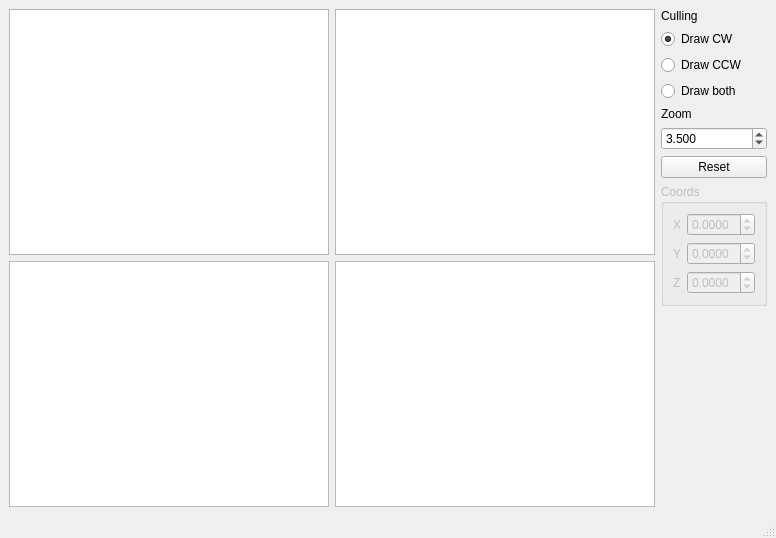
<?xml version="1.0" encoding="UTF-8"?>
<ui version="4.0">
 <class>MainWindow</class>
 <widget class="QMainWindow" name="MainWindow">
  <property name="geometry">
   <rect>
    <x>0</x>
    <y>0</y>
    <width>776</width>
    <height>538</height>
   </rect>
  </property>
  <property name="mouseTracking">
   <bool>true</bool>
  </property>
  <property name="acceptDrops">
   <bool>true</bool>
  </property>
  <property name="windowTitle">
   <string>lab2</string>
  </property>
  <widget class="QWidget" name="centralwidget">
   <layout class="QHBoxLayout" name="horizontalLayout">
    <item>
     <layout class="QGridLayout" name="gridLayout">
      <item row="0" column="0">
       <widget class="Frame" name="drawArea1">
        <property name="mouseTracking">
         <bool>true</bool>
        </property>
        <property name="dragMode">
         <enum>QGraphicsView::ScrollHandDrag</enum>
        </property>
       </widget>
      </item>
      <item row="0" column="1">
       <widget class="Frame" name="drawArea2">
        <property name="cursor" stdset="0">
         <cursorShape>CrossCursor</cursorShape>
        </property>
        <property name="mouseTracking">
         <bool>true</bool>
        </property>
        <property name="dragMode">
         <enum>QGraphicsView::NoDrag</enum>
        </property>
       </widget>
      </item>
      <item row="1" column="0">
       <widget class="Frame" name="drawArea3">
        <property name="cursor" stdset="0">
         <cursorShape>CrossCursor</cursorShape>
        </property>
        <property name="mouseTracking">
         <bool>true</bool>
        </property>
        <property name="dragMode">
         <enum>QGraphicsView::NoDrag</enum>
        </property>
       </widget>
      </item>
      <item row="1" column="1">
       <widget class="Frame" name="drawArea4">
        <property name="cursor" stdset="0">
         <cursorShape>CrossCursor</cursorShape>
        </property>
        <property name="mouseTracking">
         <bool>true</bool>
        </property>
        <property name="dragMode">
         <enum>QGraphicsView::NoDrag</enum>
        </property>
       </widget>
      </item>
     </layout>
    </item>
    <item>
     <layout class="QVBoxLayout" name="verticalLayout_2">
      <item>
       <widget class="QLabel" name="label_2">
        <property name="text">
         <string>Culling</string>
        </property>
       </widget>
      </item>
      <item>
       <widget class="QRadioButton" name="cwRB">
        <property name="text">
         <string>Draw CW</string>
        </property>
        <property name="checked">
         <bool>true</bool>
        </property>
       </widget>
      </item>
      <item>
       <widget class="QRadioButton" name="ccwRB">
        <property name="text">
         <string>Draw CCW</string>
        </property>
       </widget>
      </item>
      <item>
       <widget class="QRadioButton" name="bothRB">
        <property name="text">
         <string>Draw both</string>
        </property>
       </widget>
      </item>
      <item>
       <widget class="QLabel" name="label">
        <property name="text">
         <string>Zoom</string>
        </property>
       </widget>
      </item>
      <item>
       <widget class="QDoubleSpinBox" name="zoomSB">
        <property name="decimals">
         <number>3</number>
        </property>
        <property name="minimum">
         <double>0.010000000000000</double>
        </property>
        <property name="maximum">
         <double>10.000000000000000</double>
        </property>
        <property name="singleStep">
         <double>0.010000000000000</double>
        </property>
        <property name="value">
         <double>3.500000000000000</double>
        </property>
       </widget>
      </item>
      <item>
       <widget class="QPushButton" name="reset">
        <property name="text">
         <string>Reset</string>
        </property>
       </widget>
      </item>
      <item>
       <widget class="QGroupBox" name="xyzZone">
        <property name="enabled">
         <bool>false</bool>
        </property>
        <property name="title">
         <string>Coords</string>
        </property>
        <layout class="QVBoxLayout" name="verticalLayout">
         <item>
          <layout class="QVBoxLayout" name="layout">
           <item>
            <layout class="QHBoxLayout" name="horizontalLayout_2">
             <item>
              <widget class="QLabel" name="label_3">
               <property name="text">
                <string>X</string>
               </property>
              </widget>
             </item>
             <item>
              <widget class="QDoubleSpinBox" name="xSB">
               <property name="decimals">
                <number>4</number>
               </property>
               <property name="minimum">
                <double>-9.000000000000000</double>
               </property>
               <property name="maximum">
                <double>9.000000000000000</double>
               </property>
               <property name="singleStep">
                <double>0.010000000000000</double>
               </property>
              </widget>
             </item>
            </layout>
           </item>
           <item>
            <layout class="QHBoxLayout" name="horizontalLayout_3">
             <item>
              <widget class="QLabel" name="label_4">
               <property name="text">
                <string>Y</string>
               </property>
              </widget>
             </item>
             <item>
              <widget class="QDoubleSpinBox" name="ySB">
               <property name="decimals">
                <number>4</number>
               </property>
               <property name="minimum">
                <double>-9.000000000000000</double>
               </property>
               <property name="maximum">
                <double>9.000000000000000</double>
               </property>
               <property name="singleStep">
                <double>0.010000000000000</double>
               </property>
              </widget>
             </item>
            </layout>
           </item>
           <item>
            <layout class="QHBoxLayout" name="horizontalLayout_4">
             <item>
              <widget class="QLabel" name="label_5">
               <property name="text">
                <string>Z</string>
               </property>
              </widget>
             </item>
             <item>
              <widget class="QDoubleSpinBox" name="zSB">
               <property name="decimals">
                <number>4</number>
               </property>
               <property name="minimum">
                <double>-9.000000000000000</double>
               </property>
               <property name="maximum">
                <double>9.000000000000000</double>
               </property>
               <property name="singleStep">
                <double>0.010000000000000</double>
               </property>
              </widget>
             </item>
            </layout>
           </item>
          </layout>
         </item>
        </layout>
       </widget>
      </item>
      <item>
       <spacer name="verticalSpacer">
        <property name="orientation">
         <enum>Qt::Vertical</enum>
        </property>
        <property name="sizeHint" stdset="0">
         <size>
          <width>20</width>
          <height>40</height>
         </size>
        </property>
       </spacer>
      </item>
     </layout>
    </item>
   </layout>
  </widget>
  <widget class="QMenuBar" name="menubar">
   <property name="geometry">
    <rect>
     <x>0</x>
     <y>0</y>
     <width>776</width>
     <height>21</height>
    </rect>
   </property>
  </widget>
  <widget class="QStatusBar" name="statusbar"/>
 </widget>
 <customwidgets>
  <customwidget>
   <class>Frame</class>
   <extends>QGraphicsView</extends>
   <header>Frame.h</header>
  </customwidget>
 </customwidgets>
 <resources/>
 <connections/>
</ui>
